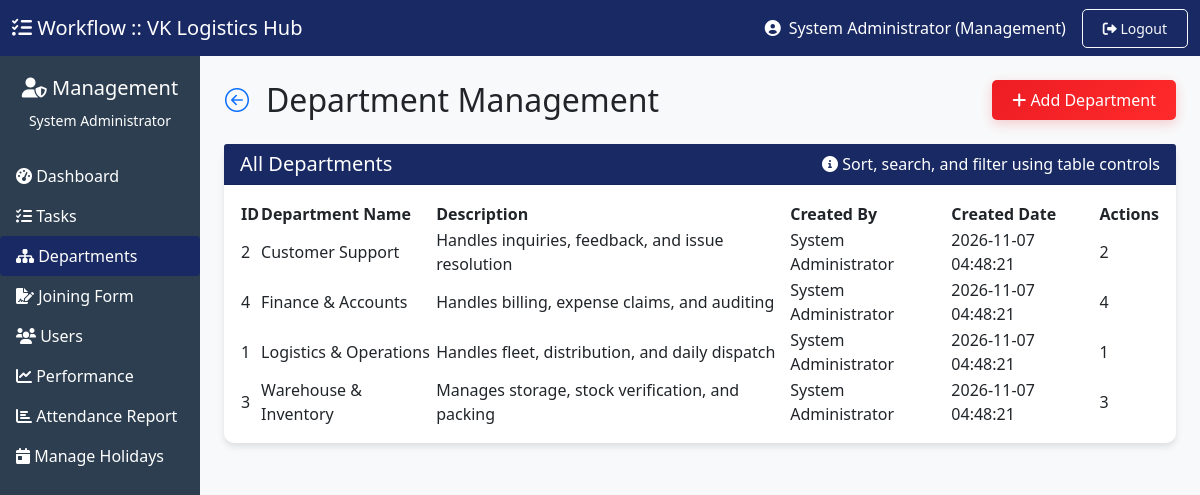
Screenshot of /dashboard/management/departments.php (signed in) with the database file from the repository.
### tables this page shows
CREATE TABLE IF NOT EXISTS `users` (
  `id` INT AUTO_INCREMENT PRIMARY KEY,
  `username` VARCHAR(50) NOT NULL UNIQUE,
  `email` VARCHAR(100) NOT NULL UNIQUE,
  `password` VARCHAR(255) NOT NULL,
  `full_name` VARCHAR(100) NOT NULL,
  `role` ENUM('management', 'hod', 'employee') NOT NULL,
  `department_id` INT NULL,
  `position` VARCHAR(100) NULL,
  `is_active` TINYINT(1) DEFAULT 1,
  `last_login` DATETIME NULL,
  `created_at` TIMESTAMP DEFAULT CURRENT_TIMESTAMP,
  INDEX (`department_id`),
  INDEX (`role`),
  INDEX (`is_active`)
);

CREATE TABLE IF NOT EXISTS `departments` (
  `id` INT AUTO_INCREMENT PRIMARY KEY,
  `name` VARCHAR(100) NOT NULL UNIQUE,
  `description` TEXT NULL,
  `created_by` INT NULL,
  `created_at` TIMESTAMP DEFAULT CURRENT_TIMESTAMP
);

### dashboard/management/departments.php (the view, shortened to what this page needs)
<?php
require_once __DIR__ . '/../../config.php';
$user_name = $_SESSION['full_name'];
try {
    $db = getDB();
} catch(Exception $e) {
    die("Database connection failed. Please check your database setup.");
}
$departments = [];
try {
    $stmt = $db->query("SELECT d.*, u.full_name as created_by_name FROM departments d LEFT JOIN users u ON d.created_by = u.id ORDER BY d.name");
    $departments = $stmt->fetchAll();
} catch(Exception $e) {
    $message = "Error loading departments: " . $e->getMessage();
    $message_type = "danger";
}
?>
<!DOCTYPE html>
<html lang="en">
<head>
    <link href="https://cdn.jsdelivr.net/npm/bootstrap@5.1.3/dist/css/bootstrap.min.css" rel="stylesheet">
    <link rel="stylesheet" href="https://cdnjs.cloudflare.com/ajax/libs/font-awesome/6.0.0/css/all.min.css">
    <link rel="stylesheet" href="https://unpkg.com/bootstrap-table@1.22.1/dist/bootstrap-table.min.css">
    <link rel="stylesheet" href="https://cdn.jsdelivr.net/npm/bootstrap-icons@1.11.1/font/bootstrap-icons.css">
    <link href="../../assets/css/style.css" rel="stylesheet">
</head>
<body style="background-color: #f8f9fa;">
    <nav class="navbar navbar-light bg-primary sticky-top">
        <div class="container-fluid">
            <a class="navbar-brand text-white" href="index.php">
                <i class="fas fa-tasks"></i> Workflow :: VK Logistics Hub
            </a>
            <div class="d-flex align-items-center text-white">
                <i class="fas fa-user-circle me-2"></i>
                <?php echo $user_name; ?> (Management)
                <a href="../../auth/logout.php" class="btn btn-outline-light btn-sm ms-3">
                    <i class="fas fa-sign-out-alt"></i> Logout
                </a>
            </div>
        </div>
    </nav>
    <div class="container-fluid">
        <div class="row">
             <div class="col-md-3 col-lg-2 px-0 sidebar-custom" style="background: #2c3e50; min-height: calc(100vh - 56px); color: white; padding-top: 20px;">
                <div class="text-center mb-4">
                    <h5><i class="fas fa-user-shield"></i> Management</h5>
                    <small><?php echo $user_name; ?></small>
                </div>
<ul class="nav flex-column d-none d-md-block">
    <li class="nav-item"><a class="nav-link text-white" href="index.php"><i class="fas fa-tachometer-alt"></i> Dashboard</a></li>
    <li class="nav-item"><a class="nav-link text-white" href="tasks.php"><i class="fas fa-tasks"></i> Tasks</a></li>
    <li class="nav-item"><a class="nav-link text-white active bg-primary rounded" href="departments.php"><i class="fas fa-sitemap"></i> Departments</a></li>
    <li class="nav-item"><a class="nav-link text-white" href="joining_applications.php"><i class="fas fa-file-signature"></i> Joining Form</a></li>
    <li class="nav-item"><a class="nav-link text-white" href="users.php"><i class="fas fa-users"></i> Users</a></li>
    <li class="nav-item"><a class="nav-link text-white" href="performance.php"><i class="fas fa-chart-line"></i> Performance</a></li>
<li class="nav-item"><a class="nav-link text-white" href="admin_attendance_report.php"><i class="fas fa-chart-bar"></i> Attendance Report</a></li>
               <li class="nav-item"><a class="nav-link text-white" href="manage_holidays.php"><i class="fas fa-calendar-day"></i> Manage Holidays</a></li>
</ul>
            </div>
            <main class="col-md-9 ms-sm-auto col-lg-10 px-md-4 py-4">
                <div class="d-flex justify-content-between align-items-center mb-4">
    <div class="d-flex align-items-center">
        <a href="index.php" class="btn btn-link p-0 me-3 fs-4 text-primary">
            <i class="bi bi-arrow-left-circle"></i>
        </a>
        <h1 class="h2 mb-0">Department Management</h1>
    </div>
    <button class="btn btn-book-now" data-bs-toggle="modal" data-bs-target="#createDeptModal">
        <i class="fas fa-plus"></i> Add Department
    </button>
</div>
                <div class="card">
                    <div class="card-header bg-primary text-white d-flex justify-content-between align-items-center">
                        <h5 class="mb-0">All Departments</h5>
                        <div class="text-white">
                            <i class="fas fa-info-circle"></i> Sort, search, and filter using table controls
                        </div>
                    </div>
                    <div class="card-body">
                        <?php if(empty($departments)): ?>
                            <div class="alert alert-info">
                                <i class="fas fa-info-circle"></i> No departments found. Create your first department.
                            </div>
                        <?php else: ?>
                            <table id="departmentsTable"
                                   data-toggle="table"
                                   data-search="true"
                                   data-show-search-clear-button="true"
                                   data-search-align="left"
                                   data-pagination="true"
                                   data-page-list="[10, 25, 50, 100, all]"
                                   data-show-columns="true"
                                   data-show-refresh="true"
                                   data-show-export="true"
                                   data-buttons-class="primary"
                                   data-show-fullscreen="true"
                                   data-sortable="true"
                                   data-sort-class="table-active"
                                   data-page-size="10"
                                   class="table-hover">
                                <thead>
                                    <tr>
                                        <th data-field="id" data-sortable="true" data-width="100">ID</th>
                                        <th data-field="name" data-sortable="true">Department Name</th>
                                        <th data-field="description" data-sortable="true">Description</th>
                                        <th data-field="created_by" data-sortable="true">Created By</th>
                                        <th data-field="created_at" data-sortable="true" data-formatter="dateFormatter">Created Date</th>
                                        <th data-field="actions" data-formatter="actionsFormatter" data-align="center" data-width="150">Actions</th>
                                    </tr>
                                </thead>
                                <tbody>
                                    <?php foreach($departments as $dept): ?>
                                    <tr>
                                        <td><?php echo $dept['id']; ?></td>
                                        <td><?php echo htmlspecialchars($dept['name']); ?></td>
                                        <td><?php echo htmlspecialchars($dept['description']); ?></td>
                                        <td><?php echo $dept['created_by_name'] ?? 'System'; ?></td>
                                        <td><?php echo $dept['created_at']; ?></td>
                                        <td><?php echo $dept['id']; ?></td>
                                    </tr>
                                    <?php endforeach; ?>
                                </tbody>
                            </table>
                        <?php endif; ?>
                    </div>
                </div>
            </main>
        </div>
    </div>
</body>
</html>

### assets/css/style.css (style rules this page uses)
body { background-color: #f8f9fa; font-family: 'Segoe UI', Tahoma, Geneva, Verdana, sans-serif; }
.bg-primary { background-color: #192964 !important; }
.btn-book-now { background: linear-gradient(135deg, #ed1d24 0%, #ff2a2a 100%); color: white; border: none; padding: 10px 20px; border-radius: 5px; font-weight: 600; transition: all 0.3s ease; box-shadow: 0 4px 12px rgba(237, 29, 36, 0.2); }
.card { border: none; border-radius: 10px; box-shadow: 0 4px 6px rgba(0,0,0,0.1); margin-bottom: 20px; transition: transform 0.3s; }
.btn { border-radius: 5px; padding: 8px 20px; font-weight: 500; }

### rows the page displays
users: departments.id "2", departments.name "Customer Support", departments.description "Handles inquiries, feedback, and issue resolution", full_name "System Administrator", departments.created_at "2026-11-07 04:48:21", departments.id "4", departments.name "Finance & Accounts", departments.description "Handles billing, expense claims, and auditing", department "1", department.name "Logistics & Operations", department.description "Handles fleet, distribution, and daily dispatch", department.created_at "2026-11-07 04:48:21", departments.id "3", departments.name "Warehouse & Inventory", departments.description "Manages storage, stock verification, and packing"

### other values shown
$user_name "System Administrator"
